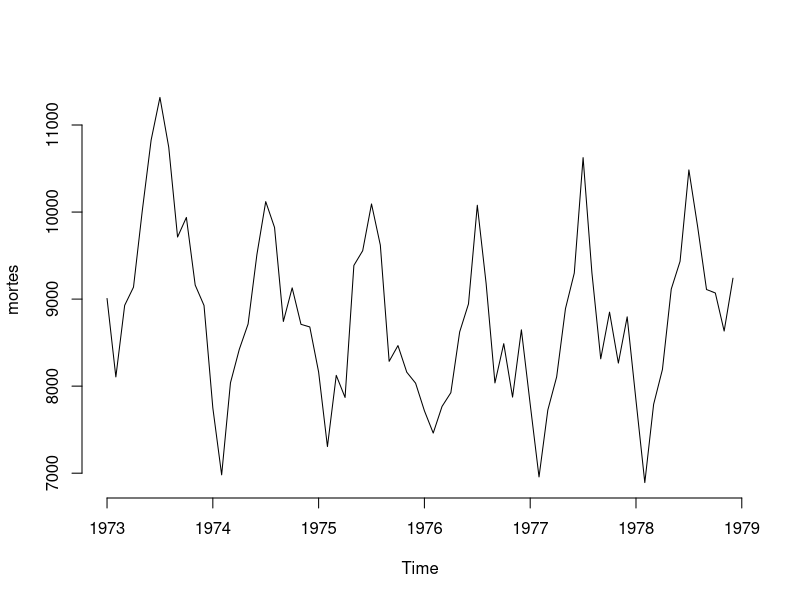
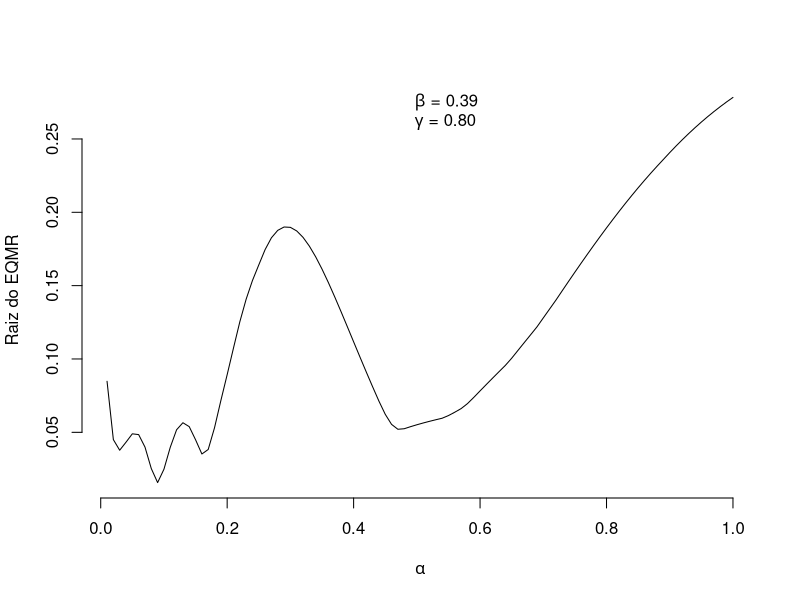
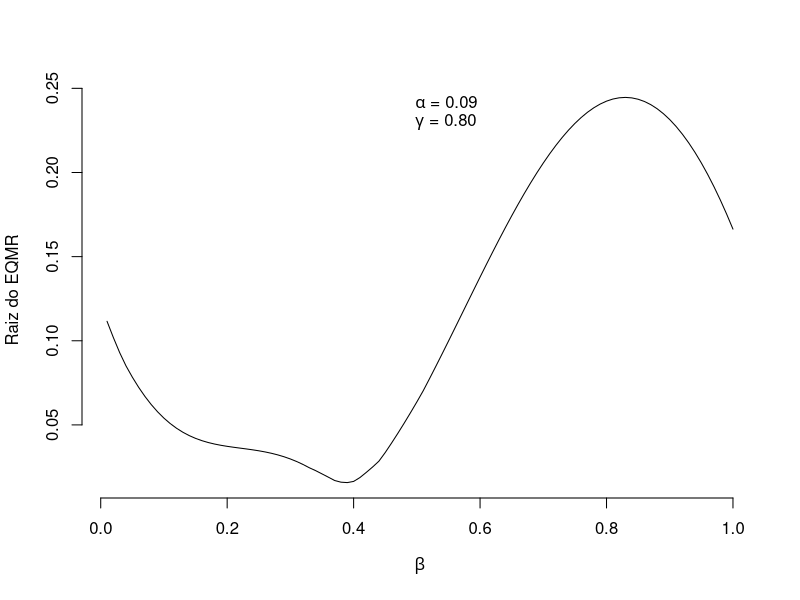
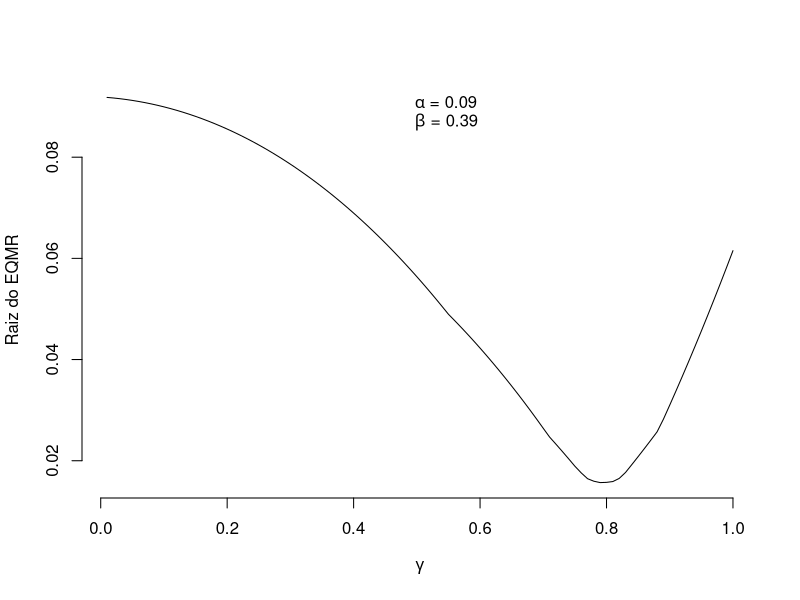
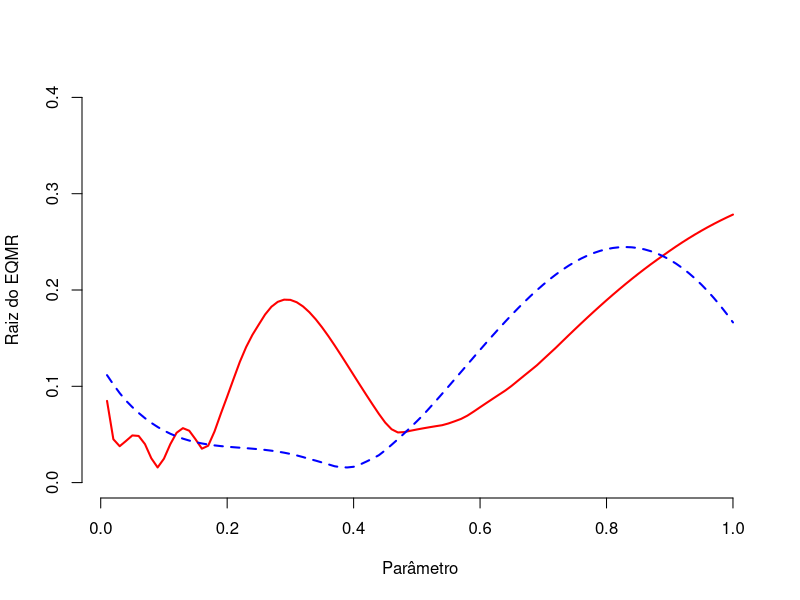

These charts were generated, in order, by the following R code: (Note: this script raises an error after producing the figures.)
library(datasets)
library(forecast)
#library(stats)
#library(pastecs)

?USAccDeaths
mortes <- datasets::USAccDeaths
plot.ts(mortes, bty="n")

# Separando dados de teste

mortes
mortes_treino <- subset(mortes, end = 48)
mortes_teste <- subset(mortes, start = 49, end = 60)
mortes_prev <- subset(mortes, start = 61)

A <- 0.09
B <- 0.39
C <- 0.80



# Cross Validation Errors

niveis <- seq(from=0.01, to=1, by=0.01)
n <- length(niveis)

# Alpha

error_a <- rep(0, n)

for(i in 1:n){
  a <- niveis[i]
  hw_cross <- HoltWinters(mortes_treino, alpha=a, beta=B, gamma=C, seasonal = "mult")
  EQM <- mean( sqrt(((predict(hw_cross, 12) - mortes_teste)^2))/mortes_teste)
  error_a[i] <- EQM
  
}

min(error_a)                # erro minimo
niveis[which.min(error_a)]  # valor que leva a esse erro

{plot(niveis, error_a, xlab = expression(alpha), ylab = "Raiz do EQMR", bty="n",type="l", lwd=1)
legend("top",lty=0, c(expression(paste(beta, " = 0.39")), expression(paste(gamma, " = 0.80"))),lwd=1, bty="n")
}



# Beta

error_b <- rep(0, n)

for(i in 1:n){
  b <- niveis[i]
  hw_cross <- HoltWinters(mortes_treino, alpha=A, beta=b, gamma=C, seasonal = "mult")
  EQM <- mean( sqrt(((predict(hw_cross, 12) - mortes_teste)^2))/mortes_teste)
  error_b[i] <- EQM
  
}

min(error_b)                # erro minimo
niveis[which.min(error_b)]  # valor que leva a esse erro
{plot(niveis, error_b, xlab = expression(beta), ylab = "Raiz do EQMR", bty="n",type="l", lwd=1)
legend("top",lty=0, c(expression(paste(alpha, " = 0.09")), expression(paste(gamma, " = 0.80"))),lwd=1, bty="n")
}




# Gamma Multiplicativo

error_c_mult <- rep(0, n)

for(i in 1:n){
  c <- niveis[i]
  hw_cross <- HoltWinters(mortes_treino, alpha=A, beta=B, gamma=c, seasonal = "mult")
  EQM <- mean( sqrt(((predict(hw_cross, 12) - mortes_teste)^2))/mortes_teste)
  error_c_mult[i] <- EQM
  
}

min(error_c_mult)                # erro minimo
niveis[which.min(error_c_mult)]  # valor que leva a esse erro
{plot(niveis, error_c_mult, xlab = expression(gamma), ylab = "Raiz do EQMR", bty="n",type="l", lwd=1)
legend("top",lty=0, c(expression(paste(alpha, " = 0.09")), expression(paste(beta, " = 0.39"))),lwd=1, bty="n")
}


{plot(niveis, error_a, xlab = "Parâmetro", type = "l",          # Mortes_EQM_todos.jpeg
      lty = 1, lwd = 2, col = "red",
      ylab = "Raiz do EQMR", bty="n", ylim = c(0, 0.40))
  lines(niveis, error_b, lty = 2, lwd = 2, col = "blue")
  lines(niveis, error_c_add, lty = 3, lwd = 2, col = "green4")
  legend("topleft",c(expression(alpha), expression(beta), expression(gamma)), 
         lty=c(1,2,3), lwd=2, bty="n",col=c("red","blue", "green4"))
}



{windows()
  par(mfrow = c(1,3))
  
  plot(niveis, error_a, xlab = expression(alpha), ylab = "EQM", bty="n")
  legend("top",lty=0, c(expression(paste(beta, " = 0.39")), expression(paste(gamma, " = 0.80"))),lwd=1, bty="n")
  plot(niveis, error_b, xlab = expression(beta), ylab = "EQM", bty="n")
  legend("top",lty=0, c(expression(paste(alpha, " = 0.09")), expression(paste(gamma, " = 0.80"))),lwd=1, bty="n")
  plot(niveis, error_c_mult, xlab = expression(paste(gamma, " (multiplicativo)")), ylab = "EQM", bty="n")
  legend("top",lty=0, c(expression(paste(alpha, " = 0.09")), expression(paste(beta, " = 0.39"))),lwd=1, bty="n")
}


#-----------------------------------------------


# # Gamma Aditivo
# 
# error_c_add <- rep(0, n)
# 
# for(i in 1:n){
#   c <- niveis[i]
#   hw_cross <- HoltWinters(mortes_treino, alpha=A, beta=B, gamma=c, seasonal = "add")
#   EQM <- sum( (predict(hw_cross, 12) - mortes_teste)^2 )/12
#   error_c_add[i] <- EQM
#   
# }
# 
# min(error_c_add)                # erro minimo
# niveis[which.min(error_c_add)]  # valor que leva a esse erro
# {plot(niveis, error_c_add, xlab = expression(paste(gamma, " (aditivo)")), ylab = "EQM", bty="n")
#   legend("top",lty=0, c(expression(paste(alpha, " = 0.09")), expression(paste(beta, " = 0.39"))),lwd=1, bty="n")
# }
# 
# 
# 
# 
# {windows()
# par(mfrow = c(2,2))
# 
# plot(niveis, error_a, xlab = expression(alpha), ylab = "EQM", bty="n")
# legend("top",lty=0, c(expression(paste(beta, " = 0.39")), expression(paste(gamma, " = 0.80"))),lwd=1, bty="n")
# plot(niveis, error_b, xlab = expression(beta), ylab = "EQM", bty="n")
# legend("top",lty=0, c(expression(paste(alpha, " = 0.09")), expression(paste(gamma, " = 0.80"))),lwd=1, bty="n")
# plot(niveis, error_c_add, xlab = expression(paste(gamma, " (aditivo)")), ylab = "EQM", bty="n")
# legend("top",lty=0, c(expression(paste(alpha, " = 0.09")), expression(paste(beta, " = 0.39"))),lwd=1, bty="n")
# plot(niveis, error_c_mult, xlab = expression(paste(gamma, " (multiplicativo)")), ylab = "EQM", bty="n")
# legend("top",lty=0, c(expression(paste(alpha, " = 0.09")), expression(paste(beta, " = 0.39"))),lwd=1, bty="n")
# }


#-----------------------------------------------
  
# # Comparação pra ver a diferença nos parametros
# 
# 
# # Alpha
# 
# HW_alpha_1 <- HoltWinters(mortes_treino, alpha=0.1, beta=B, gamma=C, seasonal = "mult")
# HW_alpha_2 <- HoltWinters(mortes_treino, alpha=0.3, beta=B, gamma=C, seasonal = "mult")
# HW_alpha_3 <- HoltWinters(mortes_treino, alpha=0.5, beta=B, gamma=C, seasonal = "mult")
# HW_alpha_4 <- HoltWinters(mortes_treino, alpha=0.8, beta=B, gamma=C, seasonal = "mult")
# 
# {windows()
#   par(mfrow = c(2,2))
#   
#   plot.ts(mortes, ylim=c(5000, 12000), bty="n")
#   lines(predict(HW_alpha_1, 24), col="blue", lty=2)
#   legend("top", inset=.05,
#          c("Real",expression(paste(alpha, " = 0.1"))), lwd=1, lty=c(1,2), col=c("black","blue"), bty="n") 
#   
#   plot.ts(mortes, ylim=c(5000, 12000), bty="n")
#   lines(predict(HW_alpha_2, 24), col="blue", lty=2)
#   legend("top", inset=.05,
#          c("Real",expression(paste(alpha, " = 0.3"))), lwd=1, lty=c(1,2), col=c("black","blue"), bty="n") 
#   
#   plot.ts(mortes, ylim=c(5000, 12000), bty="n")
#   lines(predict(HW_alpha_3, 24), col="blue", lty=2)
#   legend("top", inset=.05,
#          c("Real",expression(paste(alpha, " = 0.5"))), lwd=1, lty=c(1,2), col=c("black","blue"), bty="n") 
#   
#   plot.ts(mortes, ylim=c(5000, 12000), bty="n")
#   lines(predict(HW_alpha_4, 24), col="blue", lty=2)
#   legend("top", inset=.05,
#          c("Real",expression(paste(alpha, " = 0.8"))), lwd=1, lty=c(1,2), col=c("black","blue"), bty="n") 
# }
# 
# 
# 
# # Beta
# 
# HW_beta_1 <- HoltWinters(mortes_treino, alpha=A, beta=0.1, gamma=C, seasonal = "mult")
# HW_beta_2 <- HoltWinters(mortes_treino, alpha=A, beta=0.3, gamma=C, seasonal = "mult")
# HW_beta_3 <- HoltWinters(mortes_treino, alpha=A, beta=0.5, gamma=C, seasonal = "mult")
# HW_beta_4 <- HoltWinters(mortes_treino, alpha=A, beta=0.8, gamma=C, seasonal = "mult")
# 
# 
# {windows()
#   par(mfrow = c(2,2))
#   
#   plot.ts(mortes, ylim=c(5000, 12000), bty="n")
#   lines(predict(HW_beta_1, 24), col="blue", lty=2)
#   legend("top", inset=.05,
#          c("Real",expression(paste(beta, " = 0.1"))), lwd=1, lty=c(1,2), col=c("black","blue"), bty="n") 
#   
#   plot.ts(mortes, ylim=c(5000, 12000), bty="n")
#   lines(predict(HW_beta_2, 24), col="blue", lty=2)
#   legend("top", inset=.05,
#          c("Real",expression(paste(beta, " = 0.3"))), lwd=1, lty=c(1,2), col=c("black","blue"), bty="n") 
#   
#   plot.ts(mortes, ylim=c(5000, 12000), bty="n")
#   lines(predict(HW_beta_3, 24), col="blue", lty=2)
#   legend("top", inset=.05,
#          c("Real",expression(paste(beta, " = 0.5"))), lwd=1, lty=c(1,2), col=c("black","blue"), bty="n") 
#   
#   plot.ts(mortes, ylim=c(5000, 12000), bty="n")
#   lines(predict(HW_beta_4, 24), col="blue", lty=2)
#   legend("top", inset=.05,
#          c("Real",expression(paste(beta, " = 0.8"))), lwd=1, lty=c(1,2), col=c("black","blue"), bty="n") 
# }
# 
# 
# 
# 
# # Gama
# 
# HW_gama_1 <- HoltWinters(mortes_treino, alpha=A, beta=B, gamma=0.1, seasonal = "mult")
# HW_gama_2 <- HoltWinters(mortes_treino, alpha=A, beta=B, gamma=0.3, seasonal = "mult")
# HW_gama_3 <- HoltWinters(mortes_treino, alpha=A, beta=B, gamma=0.5, seasonal = "mult")
# HW_gama_4 <- HoltWinters(mortes_treino, alpha=A, beta=B, gamma=0.8, seasonal = "mult")
# 
# 
# {windows()
#   par(mfrow = c(2,2))
#   
#   plot.ts(mortes, ylim=c(5000, 12000), bty="n")
#   lines(predict(HW_gama_1, 24), col="blue", lty=2)
#   legend("top", inset=.05,
#          c("Real",expression(paste(gamma, " = 0.1"))), lwd=1, lty=c(1,2), col=c("black","blue"), bty="n") 
#   
#   plot.ts(mortes, ylim=c(5000, 12000), bty="n")
#   lines(predict(HW_gama_2, 24), col="blue", lty=2)
#   legend("top", inset=.05,
#          c("Real",expression(paste(gamma, " = 0.3"))), lwd=1, lty=c(1,2), col=c("black","blue"), bty="n") 
#   
#   plot.ts(mortes, ylim=c(5000, 12000), bty="n")
#   lines(predict(HW_gama_3, 24), col="blue", lty=2)
#   legend("top", inset=.05,
#          c("Real",expression(paste(gamma, " = 0.5"))), lwd=1, lty=c(1,2), col=c("black","blue"), bty="n") 
#   
#   plot.ts(mortes, ylim=c(5000, 12000), bty="n")
#   lines(predict(HW_gama_4, 24), col="blue", lty=2)
#   legend("top", inset=.05,
#          c("Real",expression(paste(gamma, " = 0.8"))), lwd=1, lty=c(1,2), col=c("black","blue"), bty="n") 
# }
# 
# 
# 

